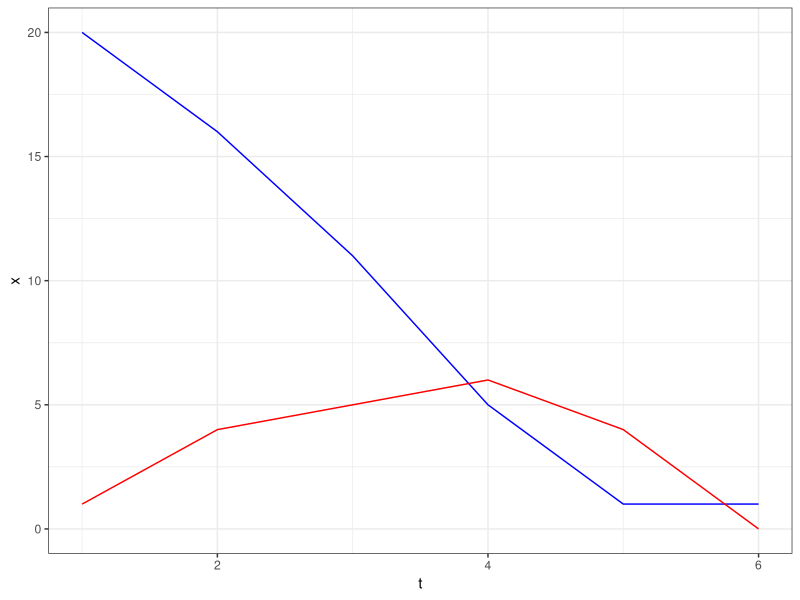

Generate this figure with R:
#### Header ####
# Estiamtion of parameters
# Adapted from Hohl http://www.statistik.lmu.de/~hoehle/teaching/moid2011/moid.pdf

#### Load Libraries ####
require(ggplot2)

#### Likelihood function for Reed-Frost model
# Parameters:
#   w.logit - logit(w) to have unrestricted parameter space
#   x       - vector containing the number of susceptible people at each time
#   y       - vector contining the number of infectious people at each time

lik_RF_fcn <- function(w.logit, x, y){
  if (length(x) != length(y)){
    stop("x and y need to be the same length")
  }
  
  K <- length(x)
  w <- plogis(w.logit)
  theta <- 1 - (1-w)^y
  
  return(sum(dbinom(y[-1], size = x[-K], prob = theta[-K], log=TRUE)))
}

#### Test likelihood function for Reed-Frost model
y <- c(1,4,5,6,4,0)
x <- c(20,16,11,5,1,1)
t <- seq(1:length(x))
data <- data.frame(cbind(t, x, y))
ggplot(data, aes(x = t)) + geom_line(aes(y=x), color = "blue") + geom_line(aes(y=y), color = "red") + theme_bw()
mle <- optim(par = 0, fn = lik_RF_fcn, method = "BFGS", x = x, y = y, control = list(fnscale = -1), hessian = TRUE)
(w.had <- plogis(mle$par)) # MLE estimator
(w.p5ci <- plogis(mle$par + c(-1,1)*qnorm(0.975)*sqrt(-1/mle$hess)))
